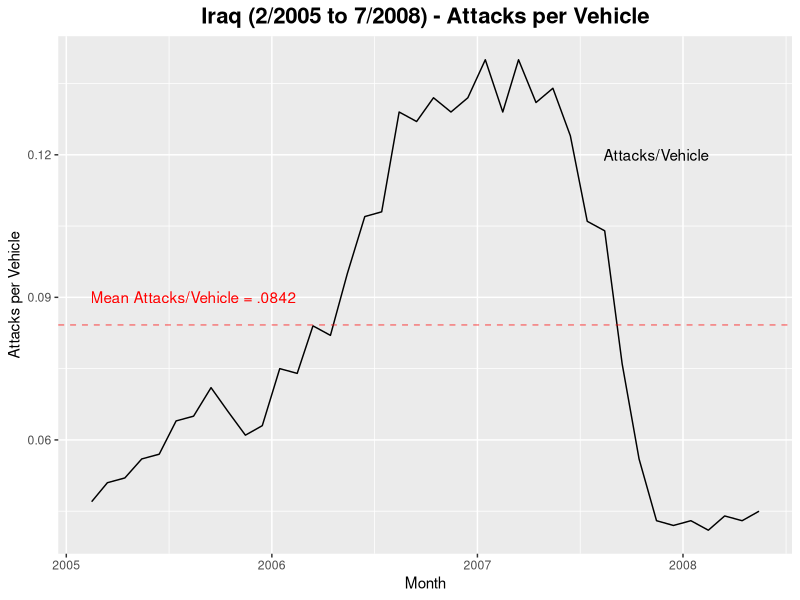
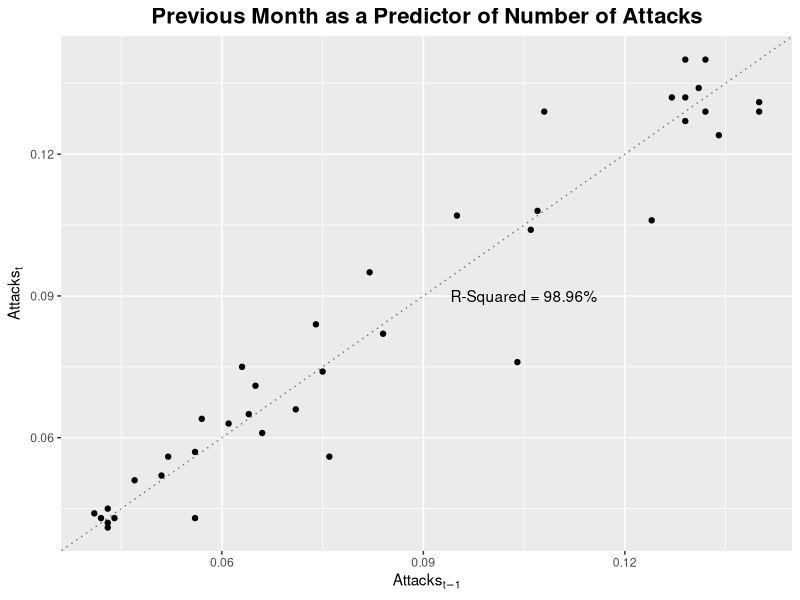

Recreate these plots in R, in order. (Note: this script raises an error after producing the figures.)
library(reshape2)
library(dplyr)
library(ggplot2)
library(data.table)
library(tidyverse)
library(gridExtra)

####  Iraq Historical Data ####
iraq_months            <- c(1:40)                                                   # Number of months of data
iraq_dates             <- seq(as.Date("2005/2/15"), by = "month", length.out = 40)  # Dates Data is collected
iraq_attackspervehicle <- c(0.047,0.051,0.052,0.056,0.057,                          # Attacks per month.  Used # of attacks/# of soldiers/ 4 Vehicles per soldier
                            0.064,0.065,0.071,0.066,0.061,
                            0.063,0.075,0.074,0.084,0.082,
                            0.095,0.107,0.108,0.129,0.127,
                            0.132,0.129,0.132,0.140,0.129,
                            0.140,0.131,0.134,0.124,0.106,
                            0.104,0.076,0.056,0.043,0.042,
                            0.043,0.041,0.044,0.043,0.045)

df_iraqattacks         <- data.frame(iraq_months, as.Date(iraq_dates), iraq_attackspervehicle)  #Merge into data frame

####Calculate mean number of attacks####
iraq_meanattacks <- mean(df_iraqattacks$iraq_attackspervehicle)

####Plot Attacks per Vehicle####
ggplot(df_iraqattacks, aes(x = as.Date(iraq_dates), y = iraq_attackspervehicle)) + 
  geom_line() + 
  geom_hline(yintercept = iraq_meanattacks, color = "red", linetype = 2, alpha = .5) + 
  annotate("text", x = as.Date("2007/11/15"), y = .12, label = "Attacks/Vehicle") + 
  annotate("text", x = as.Date("2005/8/15"), y = .09, label = "Mean Attacks/Vehicle = .0842", color = "red") +
  ggtitle('Iraq (2/2005 to 7/2008) - Attacks per Vehicle') + 
  theme(plot.title = element_text(size = 16, face = "bold", hjust = 0.5)) + 
  labs(x = "Month", y = "Attacks per Vehicle", face = "bold") + 
  theme(legend.position="none") + 
  scale_color_grey(end = .5) 


#Predictors
iraq_Xtminus1 <- c(0.047, 0.051, 0.052,0.056,0.057,0.064,0.065,0.071,0.066,0.061,0.063,0.075,0.074,0.084,0.082,0.095,0.107,0.108,0.129,0.127,0.132,0.129,0.132,0.140,0.129,0.140,0.131,0.134,0.124,0.106,0.104,0.076,0.056,0.043,0.042,0.043,0.041,0.044,0.043)
iraq_Xt       <- c(0.051, 0.052,0.056,0.057,0.064,0.065,0.071,0.066,0.061,0.063,0.075,0.074,0.084,0.082,0.095,0.107,0.108,0.129,0.127,0.132,0.129,0.132,0.140,0.129,0.140,0.131,0.134,0.124,0.106,0.104,0.076,0.056,0.043,0.042,0.043,0.041,0.044,0.043,0.045)

#Regression
iraq_reg               <- data.frame(iraq_Xtminus1, iraq_Xt)
iraq_reg$prediction    <- iraq_reg$iraq_Xtminus1 * 1
iraq_reg$residual      <- iraq_reg$iraq_Xt - iraq_reg$pred
iraq_reg$residsq       <- iraq_reg$residual^2
iraq_reg$squares       <- iraq_Xt^2

#Calculate R^2
iraq_sumresidsq        <- sum(iraq_reg$residsq)
iraq_sumsq             <- sum(iraq_reg$squares)
iraq_reg_rsquared      <- 1 - sum(iraq_sumresidsq)/sum(iraq_sumsq)
iraq_reg_rsquared

iraq_meanresid         <- mean(iraq_reg$residual)
iraq_stdevresid        <- sd(iraq_reg$residual)

###Plot of Regression####
ggplot(iraq_reg, aes(x = iraq_Xtminus1, y = iraq_Xt)) + 
  geom_point() + 
  geom_abline(slope = 1, intercept = 0, alpha = .5, linetype = 3, color = 'black') +
  labs(x = expression(Attacks[t-1]), y = expression(Attacks[t]), face = "bold") +
  ggtitle('Previous Month as a Predictor of Number of Attacks')  +
  annotate("text", x = .105, y = .09, label = "R-Squared = 98.96%") + 
  theme(plot.title = element_text(size = 16, face = "bold", hjust = 0.5)) 




####  Simulation ####
simruns  <- function(M, EE, unc, flex, design, armor2designpercentage, armor3designpercentage, delay) {
  
  ####  Simulation Initial Conditions  ####  
  set.seed(100)
  totalrvneeded                  <- M*132*4                            #Total number of unique random variables needed (total lines)
  discountrate                   <- .021                                #discount rate used
  totalruns                      <- M*4                                #Total runs M runs per each armor type (ex. M = 100, 400 total runs or 100 runs for each armor type)
  indexnumber                    <- 1:totalrvneeded                    #Used to index each indivdiual time period
  run                            <- rep(1:totalruns, each = 132)       #Indexes by run 
  month                          <- rep(1:132, M*4)                    #Loops 132months for every run
  armortype                      <- rep(1:4, each = M*132)             #Allocates armor type for each run
  
  ####  Armor Type Initial Conditions   ###
  
  #Initial Costs#
  armor1cost                     <- 4                                #Purchase Cost for Standard Armor
  armor2cost                     <- 4.1                                #Purchase Cost for Passive Armor
  armor3cost                     <- 4.5                                #Purchase Cost for Reactive Armor  
  armor4cost                     <- 5                                  #Purchase Cost for Robust Armor
  
  #Design Costs# 
  # armor2designpercentage         <- .25                                                             #Percent Cost of design for Passive Armor  (Hook Cost)
  # armor3designpercentage         <- .5                                                             #Percent Cost of design for Reactive Armor (Hook Cost)
  armor2design                   <- design * (armor2cost - armor1cost) * armor2designpercentage    #Design Cost for Passive Armor
  armor3design                   <- design * (armor3cost - armor1cost) * armor3designpercentage    #Design Cost for Reactive Armor
  
  #Armor Percent Improvement Levels#
  armor1improve                  <- 0                                  #Percent improvement over Standard Armor for Standard Armor (ITS THE SAME!)
  armor2improve                  <- .10                                #Percent improvement over Standard Armor for Passive Armor 
  armor3improve                  <- .40                                #Percent improvement over Standard Armor for Reactive Armor 
  armor4improve                  <- .70                                #Percent improvement over Standard Armor for Robust Armor 
  
  #Mission Type Random Variable##
  missiontypeRV                  <- rep(runif(M*4, min = 0, max = 1), each = 132)   #Creates a random variable to determine mission type for each run
  bogdwellRV                     <- rep(runif(M*4, min = 0, max = 6), each = 132)   #Creates a random variable to bog dwell for each run
  
  #Create Initial Data Frame
  df                             <- data.frame(indexnumber, run, month, armortype, missiontypeRV, bogdwellRV)
  
  #### Mission Type Assignments ####
  df$missiontype                 <- ifelse(df$missiontypeRV <= 1/3, 1,                   #Assigns Mission Type of LSCO (1) with probability of 1/3 
                                           ifelse(df$missiontypeRV <= 2/3, 2,            #Assigns Mission Type of CRLCO (2) with probability of 1/3 
                                                  ifelse(df$missiontypeRV <= 1, 3,4)))   #Assigns Mission Type of MEDCL (3) with probability of 1/3 
  
  #### Bogdwell assignments ####
  df$bogdwell                    <- ifelse(df$missiontype == 1 & df$bogdwellRV <= 2, 1,                  #Assigns bogwell conditions based on the mission type and bogdwellrv
                                           ifelse(df$missiontype == 1 & df$bogdwellRV <= 4, 2,
                                                  ifelse(df$missiontype == 1 & df$bogdwellRV <= 6, 3, 
                                                         ifelse(df$missiontype == 2 & df$bogdwellRV <= 3, 3, 4))))
  
  #### Builds BOGDWELL Scenarios ####
  bdmonth                        <- rep(1:132, 4)
  #br                            <- rep(1:4, each = 132)
  bog                            <- c(1,1,1,1,1,1,1,1,1,1,1,1)                                             #Represents 12 months of deloyment
  dwell                          <- c(0,0,0,0,0,0,0,0,0,0,0,0)                                             #Represents 12 months of deloyment   
  bogdwell1                      <- c(dwell, bog,dwell,bog,dwell,bog,dwell,bog,dwell,bog, dwell)           #Represents 1:1 BOG:Dwell Ratio
  bogdwell2                      <- c(dwell, bog,dwell,dwell,bog,dwell,dwell,bog,dwell,dwell, bog)         #Represents 1:2 BOG:Dwell Ratio  
  bogdwell3                      <- c(dwell, bog,dwell,dwell,dwell,bog,dwell,dwell,dwell,bog, dwell)       #Represents 1:3 BOG:Dwell Ratio
  bogdwell4                      <- c(dwell, bog,dwell,dwell,dwell, dwell, bog,dwell,dwell,dwell,dwell)    #Represents 1:4 BOG:Dwell Ratio
  
  #### Deployment assignements per scenario ####
  df$deployed                    <- ifelse(df$bogdwell == 1, bogdwell1[bdmonth],                          #Lookup deployment in a given month based on the scenario selected above
                                           ifelse(df$bogdwell == 2, bogdwell2[bdmonth],
                                                  ifelse(df$bogdwell == 3, bogdwell3[bdmonth],
                                                         ifelse(df$bogdwell == 4, bogdwell4[bdmonth], NA))))
  
  #### Set in initial attack parameters and Base Attack Parameters  ####
  df$baselineattack              <- ifelse(df$missiontype == 1, iraq_meanattacks,                          #Sets the attacks per month in LSCO based on the mean of Iraq Attacks
                                           ifelse(df$missiontype == 2, iraq_meanattacks/2, 0))             #Sets the attacks per month in CRLCO based on the mean/2 of Iraq Attacks
  
  #### Create Uncertainty Attack parameters  ####
  attackrv                       <- runif(4*M*132, 0, 1)                                                             #Creates the RV Vector for attack start point
  df$initialattackrv             <- ifelse(df$month == 1, attackrv[indexnumber], 0)                                  #Assigns initial attack RV at Month = 1
  df$initialmonthlyattack        <- ifelse(df$missiontype == 1, .5*iraq_meanattacks + iraq_meanattacks*df$initialattackrv,     #Creates LSCO initial attack condition between iraq attacks with potential for a 50% increase or decrease to start
                                           ifelse(df$missiontype == 2, iraq_meanattacks*df$initialattackrv, 0))                     #Creates CRLCO initial attack condtion between 0 and iraq mean
  df$attackstart                 <- ifelse(df$month == 1, df$initialmonthlyattack[indexnumber], 0)         #creates monthly start
  df$attackerror                 <- rnorm(totalrvneeded, iraq_meanresid, iraq_stdevresid)                    #Determines monthly random error from Iraq scenario
  df$attacknew                   <- df$attackstart + df$attackerror                                        #Incorporates error into attack variable 
  df                             <- data.table(df)                                                         #reestablishes DF
  df[, monthlyattacks := cumsum(attacknew), by=list(run)]                                                  #creates cumulative attack rate incorporating monthly error
  
  df$monthlyattacks              <- ifelse(df$monthlyattacks <0, 0, df$monthlyattacks)                     #Monthly Attacks cannot go negative
  df$monthlyattacks              <- ifelse(df$missiontype == 3, 0, df$monthlyattacks)                                #If MESCD, then attacks is 0
  #df$monthlyattacks              <- df$monthlyattacks
  
  #### Set Enemy Effectiveness Percentage ####
  df$enemyeffectiveness          <- rep(EE, totalrvneeded)          #Establishes enemy effectiveness
  
  #### Upgrade criteria ####
  
  df$decisionshift               <- ifelse(df$month <= 1, 0, shift(df$monthlyattacks, 0, type = "lag"))    #Shifts decsion to later date (Currently at 0)
  df$upgradecriteria             <- ifelse(df$month <= 12, 0,                                              #Does not allow an upgrade before deployment
                                           ifelse(df$monthlyattacks > 0.00, 1, 0))                         #Upgrade criteria, currently if > 0.
  df$samerun                     <- ifelse(df$run == 1 & df$month == 1, 0,                                 #Ensures calculations on the same run
                                           ifelse(df$run == shift(df$run, 1L, type = "lag"), 1, 0))
  df$decisiondelay               <- shift(df$upgradecriteria, delay, type = "lag")                         #Delay built into system (Part of function)
  df$upgrade                     <- ifelse(df$month <= 12, 0, df$decisiondelay * df$samerun * flex)        #Decision to upgrade based
  df[, upgraded := cumsum(upgrade), by=list(run)]                                                          #Determines if upgrade has been performed (if>=1)
  df$upgraded                    <- df$upgraded
  df$call                        <- ifelse(df$upgraded == 1 & shift(df$upgraded, 1L, type = "lag") == 1, 0,#Calls option (Only 1 per run) 
                                           ifelse(df$upgraded == 1, 1, 0))
  
  ####  Set Armor Effectiveness Percentage Based on Vehicle ####
  df$armoreffectiveness          <- ifelse(df$armortype == 1, armor1improve,                                   #Defines armor effectiveness level based on scenario
                                           ifelse(flex == 0 & df$armortype == 2, armor2improve, 
                                                  ifelse(flex == 0 & df$armortype == 3, armor3improve, 
                                                         ifelse(df$armortype == 4, armor4improve, 
                                                                ifelse(flex == 1 & df$armortype == 2 & df$upgraded < 1, armor1improve, 
                                                                       ifelse(flex == 1 & df$armortype == 2 & df$upgraded >= 1, armor2improve, 
                                                                              ifelse(flex == 1 & df$armortype == 3 & df$upgraded < 1, armor1improve, 
                                                                                     ifelse(flex == 1 & df$armortype == 3 & df$upgraded >= 1, armor3improve, NA))))))))
  
  ####  Create Armor Effectiveness Multiplier ####
  df$armoreffectivenessmultiplier<- 1-df$armoreffectiveness
  
  ####  Set probability of loss  ####
  df$lossprobability             <- (1 - unc)*df$deployed * df$baselineattack * df$enemyeffectiveness * df$armoreffectivenessmultiplier + unc * df$deployed * df$monthlyattacks * df$enemyeffectiveness * df$armoreffectivenessmultiplier
  
  ####  Determine Loss  ####
  df$randloss                    <- rep(runif(indexnumber, min = 0, max = 1))         #create string of RVs for each index to determine loss         
  df$Loss                        <- ifelse(df$lossprobability>df$randloss, 1, 0)                   #if probability of loss is > randloss, then vehicles is lost
  
  #### Determine Costs ####
  df$purchasecost                <- ifelse(df$armortype == 1 & month == 1, armor1cost, 
                                           ifelse(df$armortype == 2 & month == 1, armor2cost - flex * (armor2cost - armor1cost) + design * armor2design, 
                                                  ifelse(df$armortype == 3 & month == 1, armor3cost - flex * (armor3cost - armor1cost) + design *armor3design, 
                                                         ifelse(df$armortype == 4 & month == 1, armor4cost, 0))))
  df$replacementcost             <- ifelse(df$armortype == 1, armor1cost*df$Loss, 
                                           ifelse(df$armortype == 2, armor2cost*df$Loss, 
                                                  ifelse(df$armortype == 3, armor3cost*df$Loss, 
                                                         ifelse(df$armortype == 4, armor4cost*df$Loss, 0))))
  df$callcost                    <- df$call * ifelse(df$armortype == 2, armor2cost - armor1cost - design * armor2design, 
                                                     ifelse(df$armortype == 3, armor3cost - armor1cost - design * armor3design, 0))
  df$presentcost                 <- df$purchasecost + df$replacementcost/(1+discountrate/12)^month + df$callcost/(1+discountrate/12)^month
  
  #### Outputs ####
  runsummary   <- df %>%
    select(armortype, run, presentcost) %>%
    group_by(armortype, run) %>%
    summarise(NPC = sum(presentcost))
  
  armorsummary <- runsummary %>%
    select(armortype, NPC) %>%
    group_by(armortype)   %>%
    summarise(ENPC = mean(NPC))
  
  out <- armorsummary
  
  return(out)
}

####Set Intial Condtiosn for Simulation####
eff <- .25
M   <- 10000

####Run Simulation for 6 Scenarios######
#function(M, EE, unc, flex, design, delay)

baseruns                           <- simruns(M, eff, 0, 0, 0, 0, 0, 0)
uncertaintyruns                    <- simruns(M, eff, 1, 0, 0, 0, 0, 0)
flexibleruns                       <- simruns(M, eff, 1, 1, 1, .25, .5, 0)
delay6                             <- simruns(M, eff, 1, 1, 1, .25, .5, 6)
delay12                            <- simruns(M, eff, 1, 1, 1, .25, .5, 12)

#Label with Scenario Name
baseruns$scenario                  <- "Base"
uncertaintyruns$scenario           <- "Uncertainty"
flexibleruns$scenario              <- "Flexibility"
delay6$scenario                    <- "6 Month Delay"
delay12$scenario                   <- "12 Month Delay"

#Merge results into single dataframe
results                            <- as.data.frame(rbind(baseruns, uncertaintyruns, flexibleruns, delay6, delay12))

#Reorder scenarios###
results$scenario                   <- factor(results$scenario, levels = c("Base", "Uncertainty", "Flexibility", "Flex with Design", "6 Month Delay","12 Month Delay"))

#Set total number of vehicles and develop total ENPC
totalvehicles                      <- 1000
results$ENPC                       <- results$ENPC * totalvehicles


  #Standardize y-axis for graphs
  ylim1 <- 5500
  ylim2 <- 5800
  
  #Plot Base vs. Uncertainty
  Base_v_Uncertainty <- 
    ggplot(subset(results, (scenario == "Base" | scenario == "Uncertainty")), aes(x = scenario, y = ENPC, group = as.factor(armortype), color = as.factor(armortype), label = armortype, linetype = as.factor(armortype))) + 
    geom_line(aes(color = as.factor(armortype)), size = 1) + 
    geom_text(data = subset(results, scenario == "Uncertainty"), aes(color = as.factor(armortype), label = c("Standard", "", "Reactive", "Robust")),position = position_nudge(x = 0.15)) +
    geom_text(data = subset(results, scenario == "Base"), aes(color = as.factor(armortype), label = c("", "Passive", "", "")),position = position_nudge(x = -0.15)) +
    ggtitle('Base vs. Uncertainty') + 
    theme(plot.title = element_text(size = 16, face = "bold", hjust = 0.5)) + 
    labs(x = "Scenario", y = "Expected Net Present Cost ($M)", face = "bold") + 
    theme(legend.position="none") + 
    scale_color_grey(end = .5) +
    ylim(ylim1, ylim2)
  
  Base_v_Uncertainty
  
  #Uncertainty vs. Flexibility
  
  Uncertainty_v_Flexibility <-
    ggplot(subset(results, (scenario == "Uncertainty" | scenario == "Flexibility")), aes(x = scenario, y = ENPC, group = as.factor(armortype), color = as.factor(armortype), label = armortype, linetype = as.factor(armortype))) + 
    geom_line(aes(color = as.factor(armortype)), size = 1) + 
    geom_text(data = subset(results, scenario == "Flexibility"), aes(color = as.factor(armortype), label = c("Standard", "Passive", "Reactive", "Robust")),position = position_nudge(x = 0.15)) +
    geom_text(data = subset(results, scenario == "Uncertainty"), aes(color = as.factor(armortype), label = c("", "", "", "")),position = position_nudge(x = -0.15)) +
    ggtitle('Uncertainty vs. Flexibility') + 
    theme(plot.title = element_text(size = 16, face = "bold", hjust = 0.5)) + 
    labs(x = "Scenario", y = "Expected Net Present Cost ($M)", face = "bold") + 
    theme(legend.position="none") + 
    scale_color_grey(end = .5) +
    ylim(ylim1, ylim2)
  
  Uncertainty_v_Flexibility
  
  #Plot the Impact of Delays
  
  ImpactOfDelays <- 
    ggplot(subset(results, (scenario == "Flexibility" | scenario == "6 Month Delay"| scenario == "12 Month Delay" )), aes(x = scenario, y = ENPC, group = as.factor(armortype), color = as.factor(armortype), label = as.factor(armortype))) + 
    geom_line(aes(color = as.factor(armortype), linetype = as.factor(armortype)), size = 1) + 
    geom_text(data = subset(results, scenario == "12 Month Delay"), aes(color = as.factor(armortype), label = c("Standard", "Passive", "Reactive", "Robust")),position = position_nudge(x = 0.25)) + 
    ggtitle('Impact of Delays') + 
    theme(plot.title = element_text(size = 16, face = "bold", hjust = 0.5)) + 
    labs(x = "Scenario", y = "Expected Net Present Cost ($M)", face = "bold") + 
    theme(legend.position="none") + 
    scale_color_grey(end = .5) +
    ylim(ylim1, ylim2)
  
  ImpactOfDelays
  
  #Plot all togther 
  grid.arrange(Base_v_Uncertainty, Uncertainty_v_Flexibility, ImpactOfDelays, ncol = 3)
  
  
